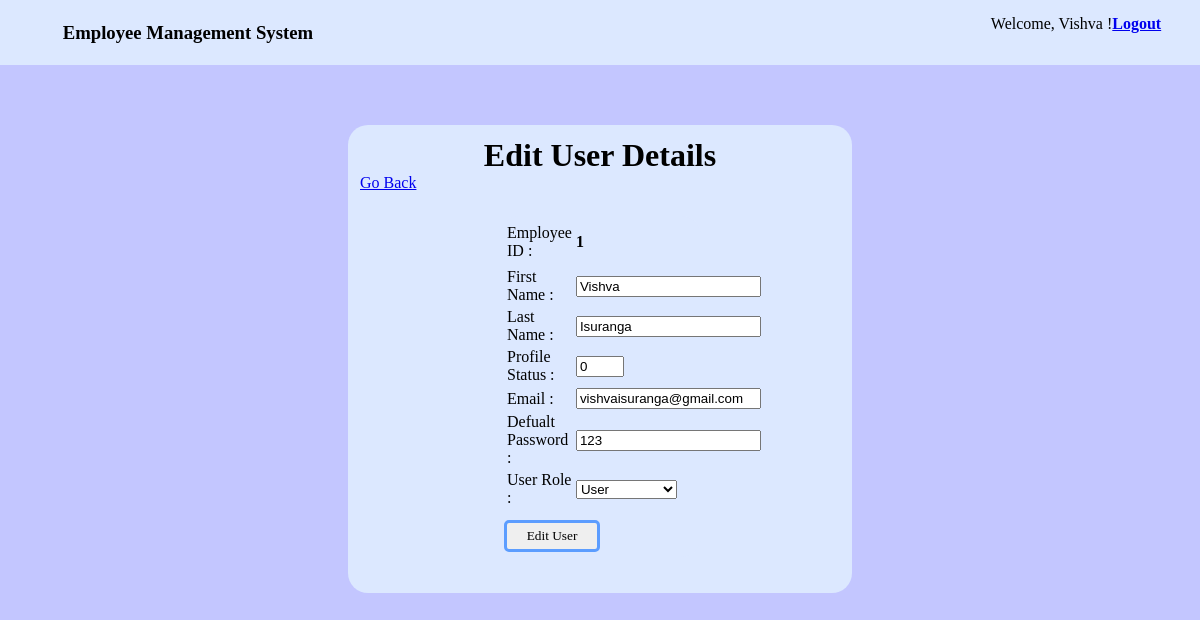
The app's page /edit-user.php?user_id=1 (signed in) with its own data.
### tables this page shows
CREATE TABLE `user` (
  `emp_id` int(10) NOT NULL,
  `first_name` text NOT NULL,
  `last_name` text NOT NULL,
  `email` varchar(35) NOT NULL,
  `password` varchar(25) NOT NULL,
  `session_id` text NOT NULL,
  `deactivated` tinyint(4) NOT NULL
);

### edit-user.php (the view, shortened to what this page needs)
<?php require_once ('php/connection.php'); ?>
<?php
if(isset($_GET['user_id'])){
    $user_id = mysqli_real_escape_string($connection, $_GET['user_id']);
    $query = "SELECT * FROM USER WHERE emp_id = '$user_id'";
}
?>
<!DOCTYPE html>
<html lang="en">
<head>
    <link rel="stylesheet" href="css/style.css">
</head>
<body>
<header>
<div class="heading"><h3>Employee Management System</h3> </div>
<div class="loggedin">Welcome, <?php echo $_SESSION['first_name']?> !<a href="php/logout.php"><strong>Logout</strong></a></div>
</header>
<div class="container">
<h1>Edit User Details</h1>
<a href="home.php" class="back">Go Back</a>
<div class="container">
    <form action="edit-user.php" method="post">
        <table>
        <tr >
            <td>
                <span for="emp_id" class="lables">Employee ID :</span>
            </td>
            <td>
                <span for ="emp_id" id="emp_id" ><strong><?php
                                  $result_get = mysqli_query($connection, $query);
                                  while($value = mysqli_fetch_assoc($result_get)){
                                      echo $value['emp_id'];
                                  }
                                  ?></strong></span>
            </td>
        </tr>
        <tr>
            <td>
            </td>
            <td>
            </td>
        </tr>
        <tr>
            <td>
                <span for="first_name" class="lables">First Name :</span>
            </td>
            <td>
                <input type="text" name="first_name" id="first_name" value="<?php
                                  $result_get = mysqli_query($connection, $query);
                                  while($value = mysqli_fetch_assoc($result_get)){
                                      echo $value['first_name'];
                                  }
                                  ?>">
            </td>
        </tr>
        <tr>
            <td>
                <span for="first_name" class="lables">Last Name :</span>
            </td>
            <td>
                <input type="text" name="last_name" id="last_name" value="<?php
                                  $result_get = mysqli_query($connection, $query);
                                  while($value = mysqli_fetch_assoc($result_get)){
                                      echo $value['last_name'];
                                  }
                                  ?>">
            </td>
        </tr>
        <tr>
            <td>
                <span for="first_name" class="lables">Profile Status :</span>
            </td>
            <td>
                <input type="number" max='1' min='0' name="status" id="status" value="<?php
                                  $result_get = mysqli_query($connection, $query);
                                  while($value = mysqli_fetch_assoc($result_get)){
                                      echo $value['deactivated'];
                                  }
                                  ?>">
            </td>
        </tr>
        <tr>
            <td>
                <span for="first_name" class="lables">Email :</span>
            </td>
            <td>
                <input type="text" name="email" id="email" value="<?php
                                  $result_get = mysqli_query($connection, $query);
                                  while($value = mysqli_fetch_assoc($result_get)){
                                      echo $value['email'];
                                  }
                                  ?>">
            </td>
        </tr>
        <tr>
            <td>
                <span for="first_name" class="lables">Defualt Password :</span>
            </td>
            <td>
                <input type="text" name="password" id="password" value="<?php
                                  $result_get = mysqli_query($connection, $query);
                                  while($value = mysqli_fetch_assoc($result_get)){
                                      echo $value['password'];
                                  }
                                  ?>">
            </td>
        </tr>
        <tr>
            <td>
                <span for="first_name" class="lables">User Role :</span>
            </td>
            <td>
                <select name="role" id="">
                    <option value="user">User</option>
                </select>
            </td>
        </tr>
        </table>
        <input type="submit" name="edit" value="Edit User" class ="btn">
    </form>
</div>
</div>
</body>
</html>

### css/style.css (style rules this page uses)
body { padding: 0; margin: 0; font-family: 'Trebuchet MS'; background-color: #c3c6ff; }
h1 { text-align: center; padding:0 auto; margin: 0 auto; }
.container { width: 40%; margin: 5% auto; padding: 1%; background-color: rgb(220, 232, 255); border-radius: 20px; }
.lables { text-align: right; }
header { background-color: rgb(220, 232, 255); overflow: auto; padding: 0.25%; }
header .heading { float: left; padding-left: 5%; }
header .loggedin { padding: 1% 3% 0 0; float: right; }
.btn { border-radius: 5px; border: solid #5c9dff; margin-top: 5%; padding: 5px; width: 50%; box-sizing: border-box; font-family: 'Trebuchet MS'; }

### records on screen
user: emp_id "1", first_name "Vishva", last_name "Isuranga", status "0", email "vishvaisuranga@gmail.com", password "123"

### other values on screen
$_SESSION['first_name'] "Vishva"
